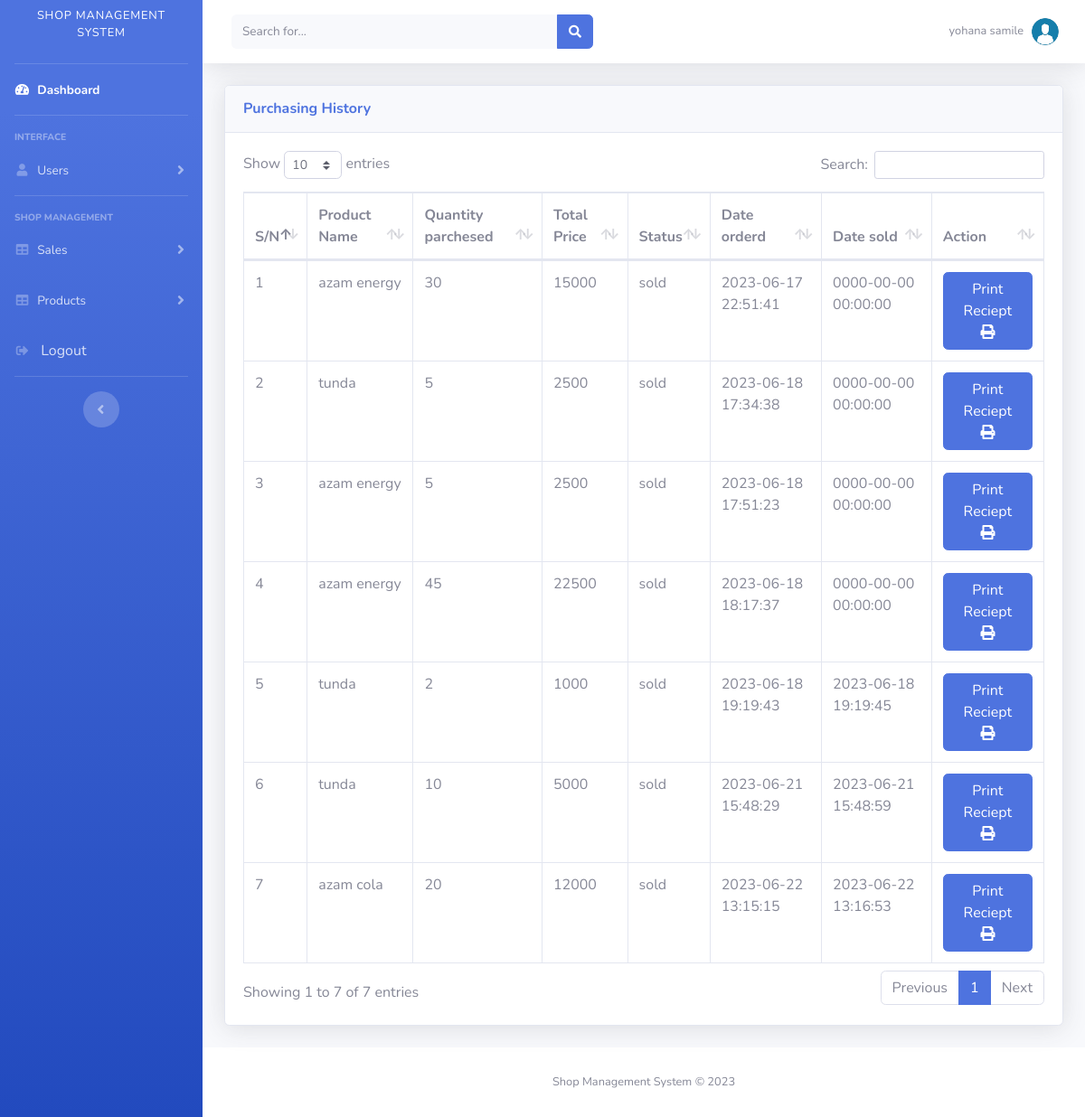
The app's page /product cart/view/purchasingHistory.php (signed in) with its own data.
### tables this page shows
CREATE TABLE `producttocart` (
  `cartId` int(11) NOT NULL,
  `product` int(11) NOT NULL,
  `productQuantity` int(11) NOT NULL,
  `productPrice` int(11) NOT NULL,
  `status` varchar(100) NOT NULL DEFAULT '''on cart''',
  `dateProductAddedInCart` datetime NOT NULL DEFAULT current_timestamp(),
  `dateSold` datetime NOT NULL DEFAULT current_timestamp()
);

CREATE TABLE `product` (
  `productId` int(11) NOT NULL,
  `productName` text NOT NULL,
  `productCategory` int(11) NOT NULL,
  `productUnit` int(11) NOT NULL,
  `productsInStock` int(11) NOT NULL DEFAULT 1,
  `productPrice` int(11) NOT NULL,
  `status` varchar(100) NOT NULL DEFAULT 'on stock',
  `productRegisteredBy` int(11) NOT NULL,
  `dateProductAdded` datetime NOT NULL DEFAULT current_timestamp(),
  `dateProductModified` datetime NOT NULL DEFAULT current_timestamp()
);

### product cart/view/purchasingHistory.php (the view, shortened to what this page needs)
<?php require_once('../../include/sidebar.php'); ?>
    <div class="container-fluid">
        <div class="card shadow mb-4">
            <div class="card-header py-3">
                <h6 class="m-0 font-weight-bold text-primary">Purchasing History </h6>
            </div>
            <div class="card-body">
                <div class="table-responsive">
                    <table class="table table-bordered table-hover" id="dataTable" width="100%" cellspacing="0">
                        <thead>
                            <tr>
                                <th>S/N</th>
                                <th>Product Name</th>
                                <th>Quantity parchesed</th>
                                <th>Total Price</th>
                                <th>Status</th>
                                <th>Date orderd</th>
                                <th>Date sold</th>
                                <th>Action</th>
                            </tr>
                        </thead>
                        <tbody>
                            <?php
                                $sn = 1;
                                $getProductCategoryRecord = $conn->query("SELECT product.productId, producttocart.cartId, product.productName, producttocart.productQuantity, producttocart.productPrice, producttocart.status, producttocart.dateProductAddedInCart, producttocart.dateSold FROM producttocart, product WHERE
                                    producttocart.product = `product`.productId AND
                                    `producttocart`.status = 'sold' ");
                                if(mysqli_num_rows($getProductCategoryRecord) > 0):
                                    while($productCategoryResult = mysqli_fetch_array($getProductCategoryRecord)): ?>
                                        <tr>
                                            <td><?php echo $sn++; ?></td>
                                            <td><?php echo $productCategoryResult['productName']; ?></td>
                                            <td><?php echo $productCategoryResult['productQuantity']; ?></td>
                                            <td><?php echo $productCategoryResult['productPrice']; ?></td>
                                            <td><?php echo $productCategoryResult['status']; ?></td>
                                            <td><?php echo $productCategoryResult['dateProductAddedInCart']; ?></td>
                                            <td><?php echo $productCategoryResult['dateSold']; ?></td>
                                            <td>
                                                <?php if($_SESSION['userData']['roleName'] == 'administrator' || $_SESSION['userData']['roleName'] == 'cashier'): ?>
                                                    <small><a onclick="printAppoitment()" class="btn btn-primary text-white">Print Reciept <i class="fa fa-print"></i></a></small>
                                                <?php endif; ?>
                                            </td>
                                        </tr>
                            <?php endwhile; endif; ?>
                        </tbody>
                    </table>
                </div>
            </div>
        </div>
    </div>
<?php require_once('../../include/footer.php'); ?>

### records on screen
producttocart: product.productName "azam energy", productQuantity "30", productPrice "15000", status "sold", dateProductAddedInCart "2023-06-17 22:51:41", dateSold "0000-00-00 00:00:00"
producttocart: product.productName "tunda", productQuantity "5", productPrice "2500", status "sold", dateProductAddedInCart "2023-06-18 17:34:38", dateSold "0000-00-00 00:00:00"
producttocart: product.productName "azam energy", productQuantity "5", productPrice "2500", status "sold", dateProductAddedInCart "2023-06-18 17:51:23", dateSold "0000-00-00 00:00:00"
producttocart: product.productName "azam energy", productQuantity "45", productPrice "22500", status "sold", dateProductAddedInCart "2023-06-18 18:17:37", dateSold "0000-00-00 00:00:00"
producttocart: product.productName "tunda", productQuantity "2", productPrice "1000", status "sold", dateProductAddedInCart "2023-06-18 19:19:43", dateSold "2023-06-18 19:19:45"
producttocart: product.productName "tunda", productQuantity "10", productPrice "5000", status "sold", dateProductAddedInCart "2023-06-21 15:48:29", dateSold "2023-06-21 15:48:59"
producttocart: product.productName "azam cola", productQuantity "20", productPrice "12000", status "sold", dateProductAddedInCart "2023-06-22 13:15:15", dateSold "2023-06-22 13:16:53"

### other values on screen
$_SESSION['userData']['fullName'] "yohana samile"
